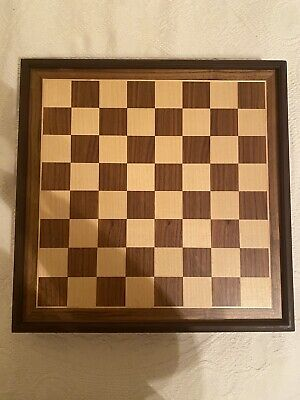
#> input picture chessboard.jpg, 300 x 400 px
$ jupyter execute 8.ipynb
#> lines starting #> are read from the running program, lines starting #| are printed output that depends on the picture; after the words box and inside, x2 and y2 are one past the last pixel; in counts of white or black regions, pixels touching at a corner belong together
[cell 1]
import cv2
import numpy as np
import matplotlib.pyplot as plt

# Load the image
image = cv2.imread('chessboard.jpg')
#> image is the input picture: shape (400, 300, 3); mean B, G, R 91.3, 126.5, 159.5
gray = cv2.cvtColor(image, cv2.COLOR_BGR2GRAY)
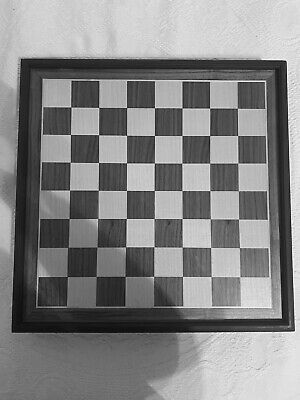
#> gray: shape (400, 300); min 3, max 253, mean 132.3

# Edge Detection using Canny
edges = cv2.Canny(gray, 100, 200)
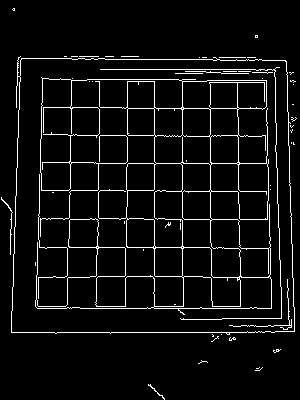
#> edges: shape (400, 300); 5.6% white in thin lines or dots

# Line Detection using Hough Transform
lines = cv2.HoughLinesP(edges, 1, np.pi/180, 100, 100, 10)
#> lines = 55 rows, first 6: [111, 332, 246, 332], [257, 308, 271, 308], [154, 134, 154, 109], [80, 308, 146, 308], [182, 134, 182, 109], [294, 307, 294, 331]
line_image = np.copy(image)  # Make a copy of the original image to avoid modification during corner detection
for line in lines:
    x1, y1, x2, y2 = line[0]
    cv2.line(line_image, (x1, y1), (x2, y2), (0, 255, 0), 2)
#> this loop made 55 passes
#> (x1, y1, x2, y2) on passes 1 to 12: (111, 332, 246, 332), (257, 308, 271, 308), (154, 134, 154, 109), (80, 308, 146, 308), (182, 134, 182, 109), (294, 307, 294, 331), (183, 163, 208, 163), (154, 291, 154, 278), (100, 69, 255, 69), (183, 247, 209, 247), (11, 332, 12, 287), (240, 257, 240, 276)
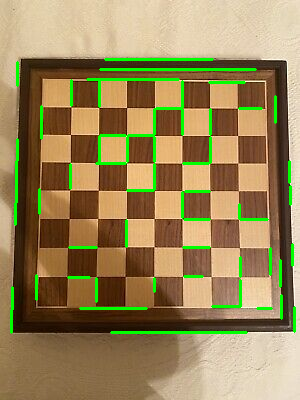
#> line_image: shape (400, 300, 3); 4.81% of pixels changed, all inside (x1, y1, x2, y2) = (10, 58, 296, 334)

# Corner Detection using Harris Corner Detection
corner_image = np.copy(image)  # Make a copy of the image for corner detection display
dst = cv2.cornerHarris(gray, 2, 3, 0.04)
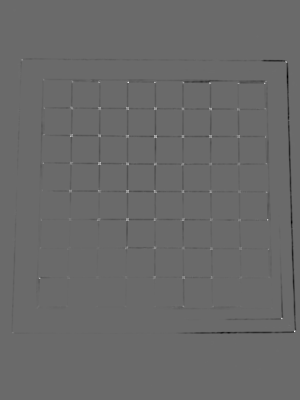
#> dst: shape (400, 300) float32; min -0.0168, max 0.0233, mean -0.000123; drawn with min black and max white
dst = cv2.dilate(dst, None)
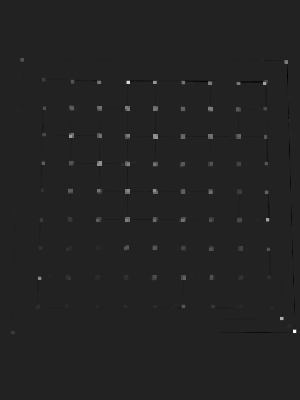
#> dst: shape (400, 300) float32; min -0.00365, max 0.0233, mean 6.54e-05; drawn with min black and max white
corner_image[dst > 0.01 * dst.max()] = [0, 0, 255]
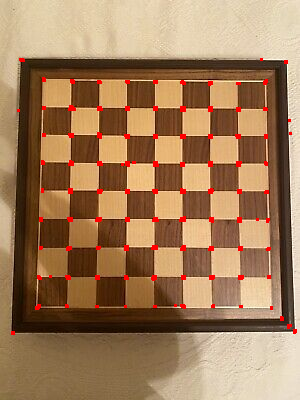
#> corner_image: shape (400, 300, 3); 1.82% of pixels changed, all inside (x1, y1, x2, y2) = (11, 58, 297, 335)

# Display the results
plt.figure(figsize=(20, 10))

plt.subplot(1, 4, 1)
plt.title('Original Image')
plt.imshow(cv2.cvtColor(image, cv2.COLOR_BGR2RGB))

plt.subplot(1, 4, 2)
plt.title('Edge Detection')
plt.imshow(edges, cmap='gray')

plt.subplot(1, 4, 3)
plt.title('Line Detection')
plt.imshow(cv2.cvtColor(line_image, cv2.COLOR_BGR2RGB))

plt.subplot(1, 4, 4)
plt.title('Corner Detection')
plt.imshow(cv2.cvtColor(corner_image, cv2.COLOR_BGR2RGB))

plt.show()
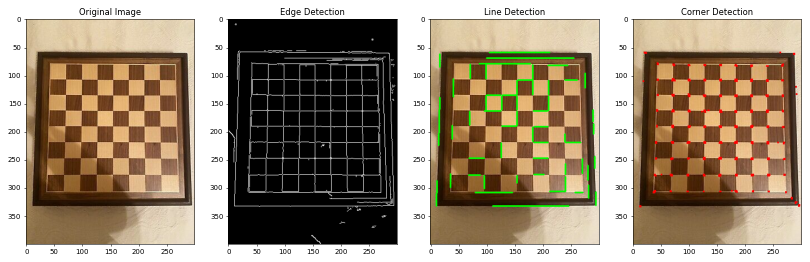
#> figure drawn by matplotlib, 4 panels

$ run again, with I1.png saved as chessboard.jpg
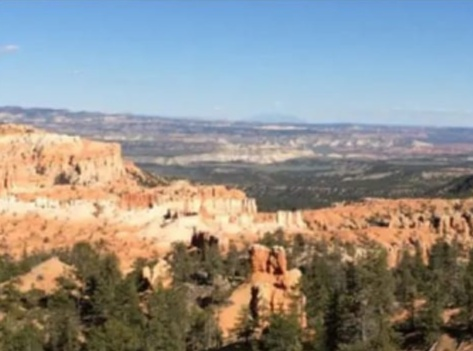
#> input picture I1.png, 473 x 351 px
#> image is the input picture: shape (351, 473, 3); mean B, G, R 140.9, 144.7, 145.9
#> `edges = cv2.Canny(gray, 100, 200)`:
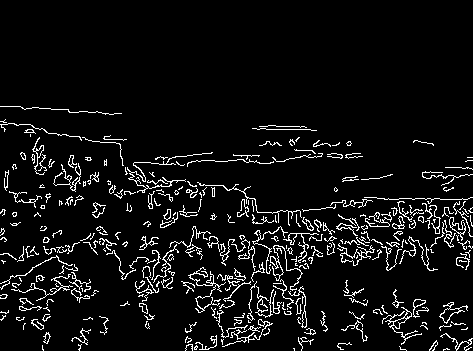
#> edges: shape (351, 473); 6.7% white in thin lines or dots, all inside (x1, y1, x2, y2) = (0, 106, 473, 351)
#> lines = [[440, 199, 461, 199]]
#> the loop `for line in lines:` made 1 pass
#> corner_image: shape (351, 473, 3); 12.4% of pixels changed, all inside (x1, y1, x2, y2) = (0, 120, 473, 351)
#> `plt.show()`:
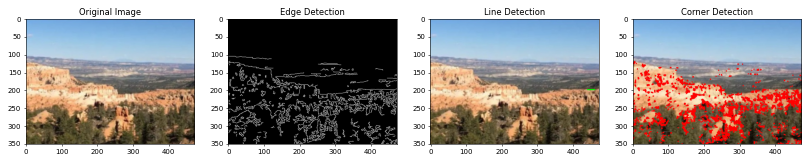
#> figure drawn by matplotlib, 4 panels

$ run again, with I2.png saved as chessboard.jpg
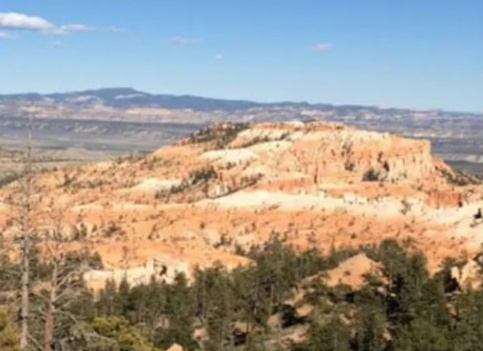
#> input picture I2.png, 483 x 351 px
#> image is the input picture: shape (351, 483, 3); mean B, G, R 144.8, 155.4, 163.2
#> `edges = cv2.Canny(gray, 100, 200)`:
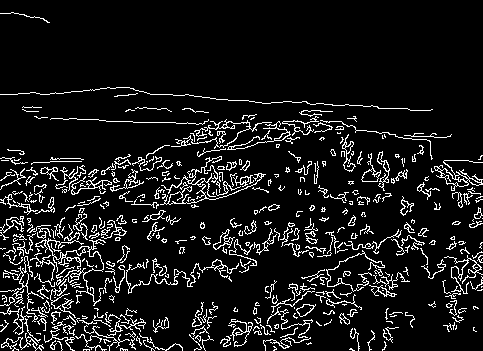
#> edges: shape (351, 483); 9.5% white in thin lines or dots
#> lines = [[122, 121, 132, 121], [80, 188, 94, 188], [144, 122, 162, 122], [324, 104, 344, 105], [362, 181, 377, 181], [81, 119, 98, 119], [228, 147, 239, 145], [50, 161, 81, 161], [60, 158, 73, 158], [78, 205, 89, 203], [263, 128, 275, 128]]
#> the loop `for line in lines:` made 11 passes
#> corner_image: shape (351, 483, 3); 12.14% of pixels changed, all inside (x1, y1, x2, y2) = (0, 112, 483, 351)
#> `plt.show()`:
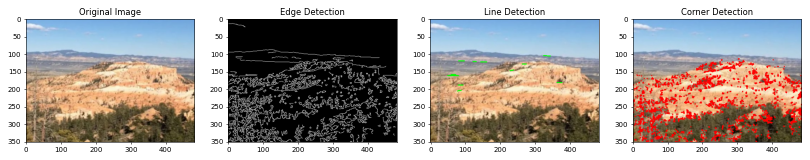
#> figure drawn by matplotlib, 4 panels
